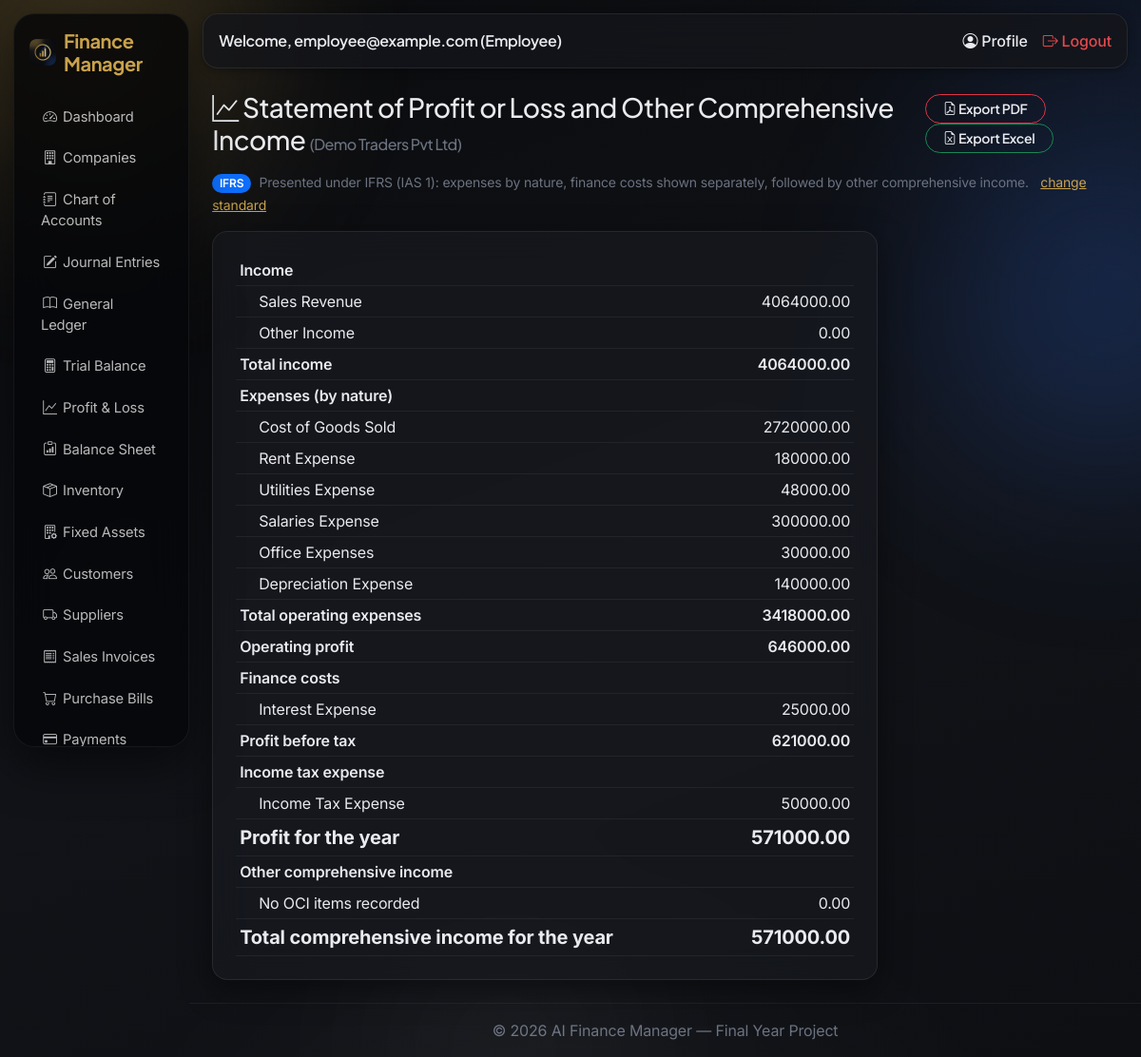
The app's page /accounting/profit-and-loss/ (signed in) with its own data.
### accounts/models.py (models this page shows, shortened)
class User(AbstractUser):
    class Role(models.TextChoices):
        SUPER_ADMIN = 'SUPER_ADMIN', 'Super Admin'
        COMPANY_OWNER = 'COMPANY_OWNER', 'Company Owner'
        ACCOUNTANT = 'ACCOUNTANT', 'Accountant'
        EMPLOYEE = 'EMPLOYEE', 'Employee'
    role = models.CharField(max_length=20, choices=Role.choices, default=Role.COMPANY_OWNER)
    email = models.EmailField(unique=True)
    phone = models.CharField(max_length=20, blank=True)
    profile_picture = models.ImageField(upload_to='profile_pics/', blank=True, null=True)

### companies/models.py (models this page shows, shortened)
class Company(models.Model):
    owner = models.ForeignKey(settings.AUTH_USER_MODEL, on_delete=models.CASCADE, related_name='companies')
    name = models.CharField(max_length=200)
    country = models.CharField(max_length=100)
    currency = models.CharField(max_length=10, default='USD')
    fiscal_year_start = models.DateField()
    class Standard(models.TextChoices):
        IFRS = 'IFRS', 'IFRS'
        GAAP = 'GAAP', 'US GAAP'
    class InventoryMethod(models.TextChoices):
        FIFO = 'FIFO', 'FIFO (First-In, First-Out)'
        LIFO = 'LIFO', 'LIFO (Last-In, First-Out) - US GAAP only'
        WAC = 'WAC', 'Weighted Average Cost'
    accounting_standard = models.CharField(
        max_length=20, choices=Standard.choices, default=Standard.IFRS,
        help_text='Controls how inventory is valued and how the Balance Sheet / Income Statement are presented.',
    )
    inventory_method = models.CharField(
        max_length=10, choices=InventoryMethod.choices, default=InventoryMethod.FIFO,
        help_text='Cost-flow method. LIFO is prohibited under IFRS (IAS 2).',
    )
    logo = models.ImageField(upload_to='company_logos/', blank=True, null=True)
    address = models.CharField(max_length=255, blank=True)
    phone = models.CharField(max_length=20, blank=True)
    email = models.EmailField(blank=True)
    created_at = models.DateTimeField(auto_now_add=True)
    staff = models.ManyToManyField(
        settings.AUTH_USER_MODEL, blank=True, related_name='member_companies',
        help_text='Accountants/Employees granted access to this company.',
    )
    class Meta:
        verbose_name_plural = 'Companies'
        ordering = ['-created_at']
    @property
    def is_ifrs(self):
        return self.accounting_standard != self.Standard.GAAP
    @property
    def standard_label(self):
        return 'IFRS' if self.is_ifrs else 'US GAAP'

### accounting/models.py (models this page shows, shortened)
class Account(models.Model):
    class AccountType(models.TextChoices):
        ASSET = 'ASSET', 'Assets'
        LIABILITY = 'LIABILITY', 'Liabilities'
        EQUITY = 'EQUITY', 'Equity'
        REVENUE = 'REVENUE', 'Revenue'
        EXPENSE = 'EXPENSE', 'Expenses'
    company = models.ForeignKey(Company, on_delete=models.CASCADE, related_name='accounts')
    code = models.CharField(max_length=20)
    name = models.CharField(max_length=150)
    account_type = models.CharField(max_length=20, choices=AccountType.choices)
    created_at = models.DateTimeField(auto_now_add=True)
    class Meta:
        ordering = ['code']
        unique_together = ('company', 'code')
    @property
    def balance(self):
        debit_total = self.debit_entries.aggregate(total=Sum('amount'))['total'] or 0
        credit_total = self.credit_entries.aggregate(total=Sum('amount'))['total'] or 0
        return debit_total - credit_total

### accounting/views.py (the view)
# urls.py: path('profit-and-loss/', views.profit_and_loss, name='profit_and_loss'),
@login_required
def profit_and_loss(request):
    from .standards import build_income_statement
    company = get_active_company(request)
    return render(request, 'accounting/profit_and_loss.html', {
        'inc': build_income_statement(company), 'company': company,
    })

### accounting/standards.py (called while the page is built)
def _code_num(account):
    return int(account.code) if account.code.isdigit() else None

def _accounts(company):
    return list(Account.objects.filter(company=company)) if company else []

def _rows(accounts, sign=1):
    return [{'name': a.name, 'amount': sign * a.balance} for a in accounts]

def _total(rows):
    return sum((r['amount'] for r in rows), ZERO)

### accounting/views.py (called while the page is built)
def get_active_company(request):
    accessible = user_accessible_companies(request.user)
    company_id = request.session.get('active_company_id')
    company = None
    if company_id:
        company = accessible.filter(pk=company_id).first()
    if not company:
        company = accessible.first()
        if company:
            request.session['active_company_id'] = company.pk
    return company

### accounts/permissions.py (called while the page is built)
def is_super_admin(user):
    return user.is_authenticated and user.role == user.Role.SUPER_ADMIN

def user_accessible_companies(user):
    from companies.models import Company
    if is_super_admin(user):
        return Company.objects.all()
    return Company.objects.filter(models_q_owner_or_staff(user)).distinct()

def models_q_owner_or_staff(user):
    from django.db.models import Q
    return Q(owner=user) | Q(staff=user)

### accounting/templates/accounting/profit_and_loss.html (shortened to what this page needs)
{% extends 'base.html' %}
{% block content %}
<div class="d-flex justify-content-between align-items-center mb-3">
    <h3 class="mb-0"><i class="bi bi-graph-up"></i> {{ inc.title }} {% if company %}<small class="text-muted fs-6">({{ company.name }})</small>{% endif %}</h3>
    <div>
        <a href="{% url 'reports:profit_loss_pdf' %}" class="btn btn-outline-danger btn-sm"><i class="bi bi-file-earmark-pdf"></i> Export PDF</a>
        <a href="{% url 'reports:profit_loss_excel' %}" class="btn btn-outline-success btn-sm"><i class="bi bi-file-earmark-excel"></i> Export Excel</a>
    </div>
</div>
{% if company %}
<div class="mb-3">
    <span class="badge bg-primary">{{ company.standard_label }}</span>
    <span class="text-muted small ms-1">{{ inc.standard_note }}</span>
    <a href="{% url 'companies:update' company.pk %}" class="small ms-2">change standard</a>
</div>
{% endif %}
<div class="card p-4" style="max-width:700px;">
    <table class="table table-sm mb-0">
    {% for l in inc.lines %}
        {% if l.kind == 'heading' %}
            <tr class="table-light"><td colspan="2" class="fw-semibold">{{ l.label }}</td></tr>
        {% elif l.kind == 'item' %}
            <tr><td class="ps-4">{{ l.label }}</td><td class="text-end">{{ l.amount|floatformat:2 }}</td></tr>
        {% elif l.kind == 'subtotal' %}
            <tr class="fw-semibold"><td>{{ l.label }}</td><td class="text-end">{{ l.amount|floatformat:2 }}</td></tr>
        {% else %}
            <tr class="fw-bold fs-5"><td>{{ l.label }}</td>
                <td class="text-end {% if l.amount >= 0 %}text-success{% else %}text-danger{% endif %}">{{ l.amount|floatformat:2 }}</td></tr>
        {% endif %}
    {% endfor %}
    </table>
</div>
{% endblock %}

### templates/base.html (shortened to what this page needs)
<!DOCTYPE html>
<html lang="en">
<head>
    {% load static %}
    <link href="https://cdn.jsdelivr.net/npm/bootstrap@5.3.3/dist/css/bootstrap.min.css" rel="stylesheet">
    <link rel="stylesheet" href="https://cdn.jsdelivr.net/npm/bootstrap-icons@1.11.3/font/bootstrap-icons.css">
    <link rel="stylesheet" href="https://cdn.datatables.net/1.13.8/css/dataTables.bootstrap5.min.css">
    <link rel="stylesheet" href="{% load static %}{% static 'css/style.css' %}">
</head>
<body>
<div class="aurora-blob b1"></div>
<div class="aurora-blob b2"></div>
<div class="aurora-blob b3"></div>
{% if user.is_authenticated %}
<div class="d-flex">
    <nav class="sidebar bg-dark text-white p-3" id="sidebarNav" style="width:230px;">
        <h5 class="mb-4 d-flex align-items-center gap-2">
            <img src="{% static 'img/logo.png' %}" alt="AI Finance Manager" style="width:28px;height:28px;border-radius:7px;">
            Finance Manager
        </h5>
        <ul class="nav nav-pills flex-column gap-1">
            <li class="nav-item"><a class="nav-link text-white" href="{% url 'dashboard:home' %}"><i class="bi bi-speedometer2"></i> Dashboard</a></li>
            <li class="nav-item"><a class="nav-link text-white" href="{% url 'companies:list' %}"><i class="bi bi-building"></i> Companies</a></li>
            <li class="nav-item"><a class="nav-link text-white" href="{% url 'accounting:account_list' %}"><i class="bi bi-journal-text"></i> Chart of Accounts</a></li>
            <li class="nav-item"><a class="nav-link text-white" href="{% url 'accounting:journal_list' %}"><i class="bi bi-pencil-square"></i> Journal Entries</a></li>
            <li class="nav-item"><a class="nav-link text-white" href="{% url 'accounting:ledger' %}"><i class="bi bi-book"></i> General Ledger</a></li>
            <li class="nav-item"><a class="nav-link text-white" href="{% url 'accounting:trial_balance' %}"><i class="bi bi-calculator"></i> Trial Balance</a></li>
            <li class="nav-item"><a class="nav-link text-white" href="{% url 'accounting:profit_and_loss' %}"><i class="bi bi-graph-up"></i> Profit &amp; Loss</a></li>
            <li class="nav-item"><a class="nav-link text-white" href="{% url 'accounting:balance_sheet' %}"><i class="bi bi-clipboard-data"></i> Balance Sheet</a></li>
            <li class="nav-item"><a class="nav-link text-white" href="{% url 'inventory:item_list' %}"><i class="bi bi-box-seam"></i> Inventory</a></li>
            <li class="nav-item"><a class="nav-link text-white" href="{% url 'assets:asset_list' %}"><i class="bi bi-building-gear"></i> Fixed Assets</a></li>
            <li class="nav-item"><a class="nav-link text-white" href="{% url 'transactions:customer_list' %}"><i class="bi bi-people"></i> Customers</a></li>
            <li class="nav-item"><a class="nav-link text-white" href="{% url 'transactions:supplier_list' %}"><i class="bi bi-truck"></i> Suppliers</a></li>
            <li class="nav-item"><a class="nav-link text-white" href="{% url 'transactions:invoice_list' %}"><i class="bi bi-receipt"></i> Sales Invoices</a></li>
            <li class="nav-item"><a class="nav-link text-white" href="{% url 'transactions:bill_list' %}"><i class="bi bi-cart"></i> Purchase Bills</a></li>
            <li class="nav-item"><a class="nav-link text-white" href="{% url 'transactions:payment_list' %}"><i class="bi bi-credit-card"></i> Payments</a></li>
        </ul>
    </nav>
    <div class="flex-grow-1">
        <nav class="navbar navbar-expand navbar-light bg-white border-bottom px-3">
            <span class="navbar-text">Welcome, {{ user.username }} ({{ user.get_role_display }})</span>
            <div class="ms-auto d-flex gap-3">
                <a href="{% url 'accounts:profile' %}" class="text-decoration-none"><i class="bi bi-person-circle"></i> Profile</a>
                <a href="{% url 'accounts:logout' %}" class="text-decoration-none text-danger"><i class="bi bi-box-arrow-right"></i> Logout</a>
            </div>
        </nav>
        <div class="p-4">
            {% block content %}{% endblock %}
        </div>
        <footer class="text-center text-muted py-3 border-top">
            &copy; {% now "Y" %} AI Finance Manager — Final Year Project
        </footer>
    </div>
</div>
{% else %}
    {% block auth_content %}{% endblock %}
{% endif %}
</body>
</html>

### static/css/style.css (style rules this page uses)
:root { --bg-1: #0a0b0d; --bg-2: #111318; --bg-3: #0d0f13; --ink: #e9eaee; --ink-soft: #a3a8b3; --ink-faint: #6b7280; --accent: #c9a24b; --accent-dark: #a5822f; --accent-2: #2f6fed; --success: #2fb872; --danger: #e5484d; --warn: #d9a441; --glass: rgba(24, 26, 31, 0.72); --glass-strong: rgba(20, 22, 27, 0.85); --glass-soft: rgba(30, 33, 39, 0.5); --glass-border: rgba(255, 255, 255, 0.08); --glass-dark: rgba(6, 7, 9, 0.82); --glass-dark-border: rgba(255, 255, 255, 0.06); --shadow-sm: 0 2px 10px rgba(0, 0, 0, 0.35); --shadow-md: 0 10px 34px rgba(0, 0, 0, 0.45); --shadow-lg: 0 18px 50px rgba(0, 0, 0, 0.55); --radius: 16px; --radius-sm: 10px; --radius-lg: 22px; }
* { -webkit-font-smoothing: antialiased; }
html, body { min-height: 100vh; }
body { background: radial-gradient(900px 500px at -5% -10%, rgba(201, 162, 75, 0.10), transparent 60%), radial-gradient(800px 600px at 105% 0%, rgba(47, 111, 237, 0.08), transparent 55%), radial-gradient(900px 700px at 50% 115%, rgba(255, 255, 255, 0.04), transparent 55%), linear-gradient(160deg, var(--bg-1) 0%, var(--bg-2) 55%, var(--bg-3) 100%); background-attachment: fixed; font-family: 'Inter', -apple-system, BlinkMacSystemFont, 'Segoe UI', sans-serif; color: var(--ink); letter-spacing: -0.01em; }
h1, h2, h3, h4, h5, h6, .navbar-text, .btn { font-family: 'Plus Jakarta Sans', 'Inter', sans-serif; letter-spacing: -0.02em; color: var(--ink); }
p, span, td, th, label, div { color: inherit; }
a { color: var(--accent); }
.aurora-blob { position: fixed; border-radius: 50%; filter: blur(90px); z-index: 0; pointer-events: none; opacity: 0.35; }
.aurora-blob.b1 { width: 460px; height: 460px; top: -180px; left: -140px; background: radial-gradient(circle, #c9a24b, transparent 70%); }
.aurora-blob.b2 { width: 520px; height: 520px; top: 5%; right: -220px; background: radial-gradient(circle, #2f6fed, transparent 70%); }
.aurora-blob.b3 { width: 460px; height: 460px; bottom: -220px; left: 25%; background: radial-gradient(circle, #ffffff, transparent 72%); opacity: 0.05; }
.d-flex > .sidebar { position: sticky; top: 14px; align-self: flex-start; height: calc(100vh - 28px); margin: 14px 0 14px 14px; background: var(--glass-dark) !important; backdrop-filter: blur(22px) saturate(140%); -webkit-backdrop-filter: blur(22px) saturate(140%); border: 1px solid var(--glass-dark-border); border-radius: var(--radius-lg); box-shadow: var(--shadow-lg); overflow-y: auto; z-index: 2; }
.sidebar h5 { color: var(--accent); font-weight: 700; }
.sidebar .nav-link { color: rgba(255, 255, 255, 0.72) !important; font-size: 0.92rem; padding: 0.55rem 0.75rem; border-radius: var(--radius-sm); transition: background 0.18s ease, color 0.18s ease, transform 0.18s ease; }
.sidebar .nav-link i { width: 1.3em; display: inline-block; text-align: center; }
.navbar.bg-white { background: var(--glass-strong) !important; backdrop-filter: blur(18px) saturate(140%); -webkit-backdrop-filter: blur(18px) saturate(140%); border: 1px solid var(--glass-border) !important; border-radius: var(--radius); margin: 14px 14px 0 14px; box-shadow: var(--shadow-sm); position: relative; z-index: 2; }
.navbar-text { color: var(--ink); font-weight: 600; }
.navbar a { color: var(--ink-soft) !important; font-weight: 500; }
.navbar a.text-danger { color: var(--danger) !important; }
.flex-grow-1 > .p-4 { position: relative; z-index: 1; }
footer.border-top { background: transparent; border-top: 1px solid rgba(255, 255, 255, 0.06) !important; color: var(--ink-faint); }
.card { background: var(--glass) !important; backdrop-filter: blur(18px) saturate(140%); -webkit-backdrop-filter: blur(18px) saturate(140%); border: 1px solid var(--glass-border) !important; border-radius: var(--radius) !important; box-shadow: var(--shadow-md); color: var(--ink); }
.table { background: transparent; color: var(--ink); }
.table tbody tr { border-bottom: 1px solid rgba(255, 255, 255, 0.06); }
.table tbody td { color: var(--ink); }
.table > tbody > tr > * { color: var(--ink) !important; background-color: transparent !important; }
.btn { border-radius: 999px; font-weight: 600; padding-left: 1.15rem; padding-right: 1.15rem; transition: transform 0.15s ease, box-shadow 0.15s ease; }
html { color-scheme: dark; }
.form-text, .text-muted { color: var(--ink-faint) !important; }
.badge { border-radius: 999px; font-weight: 600; }
.navbar.bg-white, .navbar.bg-white .navbar-text, .navbar.bg-white a:not(.text-danger) { color: var(--ink) !important; }

### records on screen
User: username "employee@example.com", role "Employee"
Company: name "Demo Traders Pvt Ltd", standard_label "IFRS"
Account: label "Sales Revenue"
Account: label "Other Income"
Account: label "Cost of Goods Sold"
Account: label "Rent Expense"
Account: label "Utilities Expense"
Account: label "Salaries Expense"
Account: label "Office Expenses"
Account: label "Depreciation Expense"
Account: label "Interest Expense"
Account: label "Income Tax Expense"

### other values on screen
{{ inc.title }} "Statement of Profit or Loss and Other Comprehensive Income"
{{ inc.standard_note }} "Presented under IFRS (IAS 1): expenses by nature, finance costs shown separately, followed by other comprehensive income."
{{ l.label }} "Income" "Expenses (by nature)" "Finance costs" "Income tax expense" "Other comprehensive income"
{{ l.amount|floatformat:2 }} "4064000.00" "0.00" "2720000.00" "180000.00" "48000.00" "300000.00" "30000.00" "140000.00" "25000.00" "50000.00" "0.00"
{{ l.label }} "Total income" "Total operating expenses" "Operating profit" "Profit before tax"
{{ l.amount|floatformat:2 }} "4064000.00" "3418000.00" "646000.00" "621000.00"
{{ l.label }} "Profit for the year" "Total comprehensive income for the year"
{{ l.amount|floatformat:2 }} "571000.00" "571000.00"
{{ l.label }} "No OCI items recorded"
